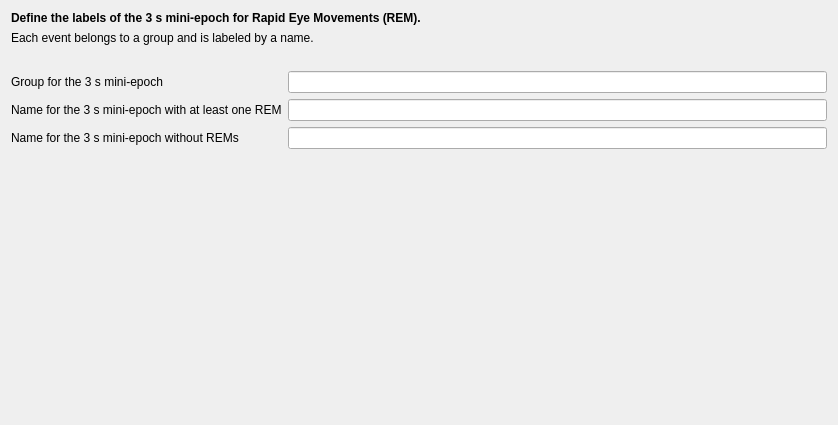
<?xml version="1.0" encoding="UTF-8"?>
<ui version="4.0">
 <class>REMsEventsToMiniEpochsSettingsView</class>
 <widget class="QWidget" name="REMsEventsToMiniEpochsSettingsView">
  <property name="geometry">
   <rect>
    <x>0</x>
    <y>0</y>
    <width>838</width>
    <height>425</height>
   </rect>
  </property>
  <property name="windowTitle">
   <string>Form</string>
  </property>
  <property name="styleSheet">
   <string notr="true">font: 12pt &quot;Roboto&quot;;</string>
  </property>
  <layout class="QVBoxLayout" name="verticalLayout">
   <item>
    <widget class="QLabel" name="label_4">
     <property name="text">
      <string>&lt;html&gt;&lt;head/&gt;&lt;body&gt;&lt;p&gt;&lt;span style=&quot; font-weight:600;&quot;&gt;Define the labels of the 3 s mini-epoch for Rapid Eye Movements (REM).&lt;/span&gt;&lt;/p&gt;&lt;/body&gt;&lt;/html&gt;</string>
     </property>
    </widget>
   </item>
   <item>
    <widget class="QLabel" name="label_5">
     <property name="text">
      <string>Each event belongs to a group and is labeled by a name. </string>
     </property>
    </widget>
   </item>
   <item>
    <spacer name="verticalSpacer_2">
     <property name="orientation">
      <enum>Qt::Vertical</enum>
     </property>
     <property name="sizeType">
      <enum>QSizePolicy::Fixed</enum>
     </property>
     <property name="sizeHint" stdset="0">
      <size>
       <width>20</width>
       <height>20</height>
      </size>
     </property>
    </spacer>
   </item>
   <item>
    <layout class="QFormLayout" name="formLayout">
     <item row="0" column="0">
      <widget class="QLabel" name="label">
       <property name="text">
        <string>Group for the 3 s mini-epoch</string>
       </property>
      </widget>
     </item>
     <item row="0" column="1">
      <widget class="QLineEdit" name="lineEdit_group"/>
     </item>
     <item row="1" column="0">
      <widget class="QLabel" name="label_2">
       <property name="text">
        <string>Name for the 3 s mini-epoch with at least one REM</string>
       </property>
      </widget>
     </item>
     <item row="1" column="1">
      <widget class="QLineEdit" name="lineEdit_name_MOR"/>
     </item>
     <item row="2" column="0">
      <widget class="QLabel" name="label_3">
       <property name="text">
        <string>Name for the 3 s mini-epoch without REMs</string>
       </property>
      </widget>
     </item>
     <item row="2" column="1">
      <widget class="QLineEdit" name="lineEdit_name_NO"/>
     </item>
    </layout>
   </item>
   <item>
    <spacer name="verticalSpacer">
     <property name="orientation">
      <enum>Qt::Vertical</enum>
     </property>
     <property name="sizeHint" stdset="0">
      <size>
       <width>20</width>
       <height>316</height>
      </size>
     </property>
    </spacer>
   </item>
  </layout>
 </widget>
 <resources>
  <include location="../../../../scinodes_poc/src/main/python/ui/themes/themes.qrc"/>
 </resources>
 <connections/>
</ui>
